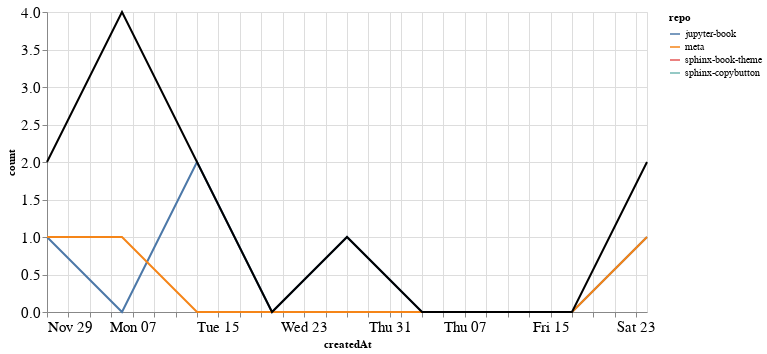

Notebook code cell kept with this figure:
### Markdown cell above
### PRs

### Code cell
prs_time = prs.groupby('repo').resample('W', on='createdAt').count()['author'].reset_index()
prs_time = prs_time.rename(columns={'author': 'count'})
prs_time_total = prs_time.groupby('createdAt').agg({"count": "sum"}).reset_index()

ch1 = alt.Chart(prs_time, width=600).mark_line().encode(
    x='createdAt',
    y='count',
    color='repo',
    tooltip="repo"
)

ch2 = alt.Chart(prs_time_total, width=600).mark_line(color="black").encode(
    x='createdAt',
    y='count',
)

ch1 + ch2

### Figure 1 — Vega-Lite specification as saved in the notebook (floating-point values rounded to 4 significant figures)
{"config": {"axisLeft": {"labelFontSize": 15}, "axisBottom": {"labelFontSize": 15}}, "layer": [{"data": {"name": "data-538841eb966a59c85e80551ccd82b0ba"}, "mark": "line", "encoding": {"color": {"type": "nominal", "field": "repo"}, "tooltip": {"type": "nominal", "field": "repo"}, "x": {"type": "temporal", "field": "createdAt"}, "y": {"type": "quantitative", "field": "count"}}, "width": 600}, {"data": {"name": "data-61a05f030c9fdb1ad1c5e2a672fed712"}, "mark": {"type": "line", "color": "black"}, "encoding": {"x": {"type": "temporal", "field": "createdAt"}, "y": {"type": "quantitative", "field": "count"}}, "width": 600}], "$schema": "https://vega.github.io/schema/vega-lite/v4.8.1.json", "datasets": {"data-538841eb966a59c85e80551ccd82b0ba": [{"repo": "jupyter-book", "createdAt": "2020-11-29T00:00:00", "count": 1}, {"repo": "jupyter-book", "createdAt": "2020-12-06T00:00:00", "count": 0}, {"repo": "jupyter-book", "createdAt": "2020-12-13T00:00:00", "count": 2}, {"repo": "jupyter-book", "createdAt": "2020-12-20T00:00:00", "count": 0}, {"repo": "jupyter-book", "createdAt": "2020-12-27T00:00:00", "count": 1}, {"repo": "jupyter-book", "createdAt": "2021-01-03T00:00:00", "count": 0}, {"repo": "jupyter-book", "createdAt": "2021-01-10T00:00:00", "count": 0}, {"repo": "jupyter-book", "createdAt": "2021-01-17T00:00:00", "count": 0}, {"repo": "jupyter-book", "createdAt": "2021-01-24T00:00:00", "count": 1}, {"repo": "meta", "createdAt": "2020-11-29T00:00:00", "count": 1}, {"repo": "meta", "createdAt": "2020-12-06T00:00:00", "count": 1}, {"repo": "meta", "createdAt": "2020-12-13T00:00:00", "count": 0}, {"repo": "meta", "createdAt": "2020-12-20T00:00:00", "count": 0}, {"repo": "meta", "createdAt": "2020-12-27T00:00:00", "count": 0}, {"repo": "meta", "createdAt": "2021-01-03T00:00:00", "count": 0}, {"repo": "meta", "createdAt": "2021-01-10T00:00:00", "count": 0}, {"repo": "meta", "createdAt": "2021-01-17T00:00:00", "count": 0}, {"repo": "meta", "createdAt": "2021-01-24T00:00:00", "count": 1}, {"repo": "sphinx-book-theme", "createdAt": "2020-12-06T00:00:00", "count": 1}, {"repo": "sphinx-copybutton", "createdAt": "2020-12-06T00:00:00", "count": 2}], "data-61a05f030c9fdb1ad1c5e2a672fed712": [{"createdAt": "2020-11-29T00:00:00", "count": 2}, {"createdAt": "2020-12-06T00:00:00", "count": 4}, {"createdAt": "2020-12-13T00:00:00", "count": 2}, {"createdAt": "2020-12-20T00:00:00", "count": 0}, {"createdAt": "2020-12-27T00:00:00", "count": 1}, {"createdAt": "2021-01-03T00:00:00", "count": 0}, {"createdAt": "2021-01-10T00:00:00", "count": 0}, {"createdAt": "2021-01-17T00:00:00", "count": 0}, {"createdAt": "2021-01-24T00:00:00", "count": 2}]}}
